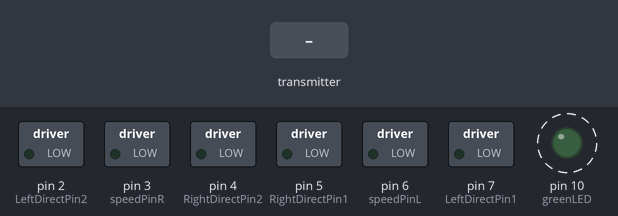
Recording of a sketch running on a simulated Arduino Uno, built with avr-gcc and run on an emulated ATmega328P. Shown: switched loads named in the sketch (green lamp = pin HIGH), output pins drawn as LEDs (lit = HIGH). Dashed ring = blinking. Inputs (shaded band) come from the test bench. No radio packets arrive unless stated; what the sketch prints to the serial monitor is not drawn.

Above: at 1.27 s.
1.3 s: the transmitter starts sending data.0 = 0
Timing chart, 0 to 10.3 s (numbered marks = the images above; inputs shaded):
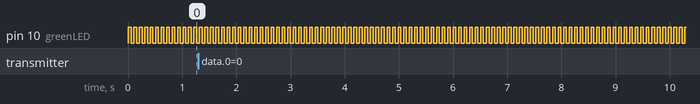

The sketch:

recieving-device.ino
```cpp
 //nrf2401 receiver
#include <SPI.h>
#include <nRF24L01.h>
#include <RF24.h>
#include <Wire.h>
#include <MPU6050.h>

#define speedPinR 3    //  RIGHT PWM pin connect MODEL-X ENA
#define RightDirectPin1  5    //Right Motor direction pin 1 to MODEL-X IN1
#define RightDirectPin2  4    //Right Motor direction pin 2 to MODEL-X IN2
#define speedPinL 6    // Left PWM pin connect MODEL-X ENB
#define LeftDirectPin1  7    //Left Motor direction pin 1 to MODEL-X IN3
#define LeftDirectPin2  2   //Left Motor direction pin 1 to MODEL-X IN4

RF24 nrf(9, 8);  // CE, CSN
const byte linkAddress[6] = "link1";  //address through which two modules communicate.
const byte greenLED = 10;
float data[3];
/////////////////////////////////////////////////////////////////////
void setup()
{
  pinMode(RightDirectPin1, OUTPUT);
  pinMode(RightDirectPin2, OUTPUT);
  pinMode(speedPinL, OUTPUT);
  pinMode(LeftDirectPin1, OUTPUT);
  pinMode(LeftDirectPin2, OUTPUT);
  pinMode(speedPinR, OUTPUT);

  Serial.begin(9600);
  Serial.println("Starting");
  pinMode(greenLED, OUTPUT);

  nrf.begin();
  nrf.openReadingPipe(0, linkAddress);  //set the address
  nrf.startListening();   //Set nrf as receiver
}
///////////////////////////////////////////////////
void loop()
{
   digitalWrite(greenLED, HIGH);
   delay(50);
   digitalWrite(greenLED, LOW);
   delay(50);

   if (nrf.available())  //Read the data if available in buffer
     {
      nrf.read(&data, sizeof(data));
     Serial.print(data[0]); Serial.print("hPa  ");
     Serial.print(data[1]);
     Serial.write(0xC2);  //send degree symbol
     Serial.write(0xB0);  //send degree symbol
     Serial.print("C   ");
     Serial.print(data[2]); Serial.println("m");
     }
}
//////////////////////////////////////////////
```

Measured:
- by itself, pin 10 (greenLED): alternates HIGH for 0.05 s and LOW for 0.05 s
